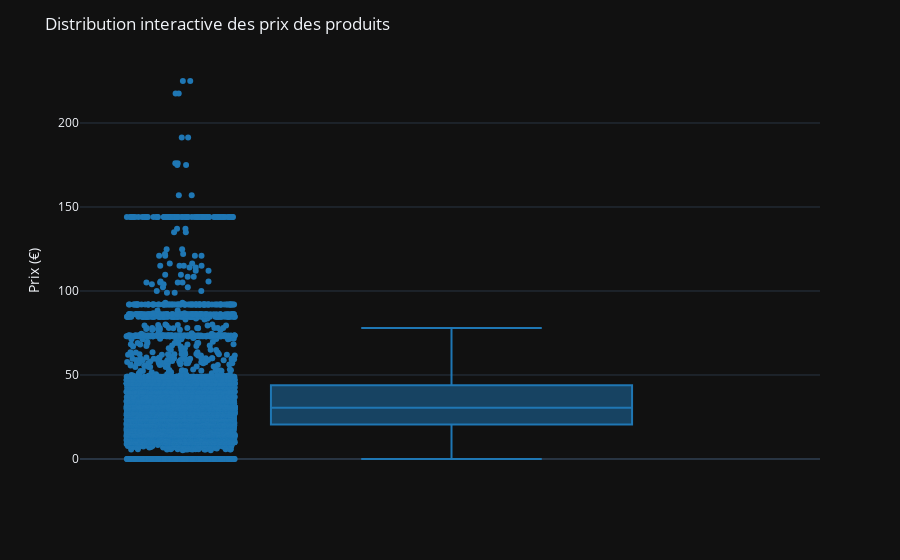

This figure's notebook cell:
### Code cell
#Autre méthode avec plotly express

fig = px.box(df_final, y="price", points="all", color_discrete_sequence=["#1f77b4"])
fig.update_layout(
    title="Distribution interactive des prix des produits",
    yaxis_title="Prix (€)",
    template="plotly_dark"
)
fig.show()

### Figure 1 — Plotly figure (JSON) as saved in the notebook; plotly's stock layout.template omitted (floating-point values rounded to 4 significant figures; data arrays with more than 128 entries replaced by an {"elided": "..."} marker saying what was removed)
{"data": [{"alignmentgroup": "True", "boxpoints": "all", "hovertemplate": "price=%{y}<extra></extra>", "legendgroup": "", "marker": {"color": "#1f77b4"}, "name": "", "notched": false, "offsetgroup": "", "orientation": "v", "showlegend": false, "type": "box", "x0": " ", "xaxis": "x", "y": {"elided": "9183 float values"}, "y0": " ", "yaxis": "y"}], "layout": {"boxmode": "group", "legend": {"tracegroupgap": 0}, "margin": {"t": 60}, "title": {"text": "Distribution interactive des prix des produits"}, "xaxis": {"anchor": "y", "domain": [0, 1]}, "yaxis": {"anchor": "x", "domain": [0, 1], "title": {"text": "Prix (€)"}}}}
